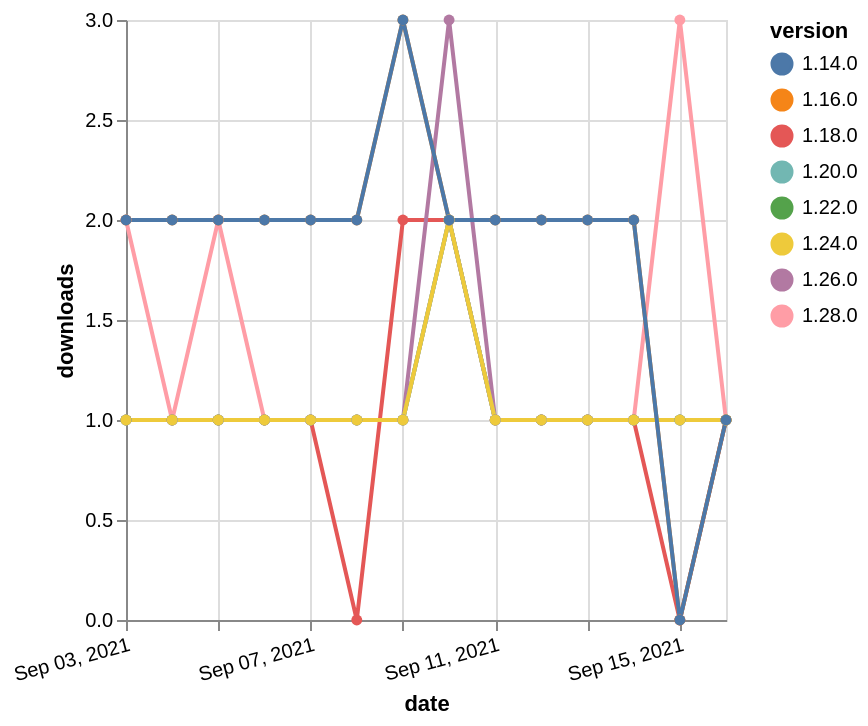

Write a Vega-Lite specification for this figure.
### Vega-Lite specification from a JSON file in a GitHub repository (floating-point values rounded to 4 significant figures)
{"$schema": "https://vega.github.io/schema/vega-lite/v5.json", "description": "A simple bar chart with embedded data.", "data": {"values": [{"date": "2021-09-03", "total": 244, "delta": 1, "version": "1.18.0"}, {"date": "2021-09-04", "total": 245, "delta": 1, "version": "1.18.0"}, {"date": "2021-09-05", "total": 246, "delta": 1, "version": "1.18.0"}, {"date": "2021-09-06", "total": 247, "delta": 1, "version": "1.18.0"}, {"date": "2021-09-07", "total": 248, "delta": 1, "version": "1.18.0"}, {"date": "2021-09-08", "total": 248, "delta": 0, "version": "1.18.0"}, {"date": "2021-09-09", "total": 250, "delta": 2, "version": "1.18.0"}, {"date": "2021-09-10", "total": 252, "delta": 2, "version": "1.18.0"}, {"date": "2021-09-11", "total": 253, "delta": 1, "version": "1.18.0"}, {"date": "2021-09-12", "total": 254, "delta": 1, "version": "1.18.0"}, {"date": "2021-09-13", "total": 255, "delta": 1, "version": "1.18.0"}, {"date": "2021-09-14", "total": 256, "delta": 1, "version": "1.18.0"}, {"date": "2021-09-15", "total": 256, "delta": 0, "version": "1.18.0"}, {"date": "2021-09-16", "total": 257, "delta": 1, "version": "1.18.0"}, {"date": "2021-09-03", "total": 189, "delta": 1, "version": "1.22.0"}, {"date": "2021-09-04", "total": 190, "delta": 1, "version": "1.22.0"}, {"date": "2021-09-05", "total": 191, "delta": 1, "version": "1.22.0"}, {"date": "2021-09-06", "total": 192, "delta": 1, "version": "1.22.0"}, {"date": "2021-09-07", "total": 193, "delta": 1, "version": "1.22.0"}, {"date": "2021-09-08", "total": 194, "delta": 1, "version": "1.22.0"}, {"date": "2021-09-09", "total": 195, "delta": 1, "version": "1.22.0"}, {"date": "2021-09-10", "total": 197, "delta": 2, "version": "1.22.0"}, {"date": "2021-09-11", "total": 198, "delta": 1, "version": "1.22.0"}, {"date": "2021-09-12", "total": 199, "delta": 1, "version": "1.22.0"}, {"date": "2021-09-13", "total": 200, "delta": 1, "version": "1.22.0"}, {"date": "2021-09-14", "total": 201, "delta": 1, "version": "1.22.0"}, {"date": "2021-09-15", "total": 202, "delta": 1, "version": "1.22.0"}, {"date": "2021-09-16", "total": 203, "delta": 1, "version": "1.22.0"}, {"date": "2021-09-03", "total": 122, "delta": 2, "version": "1.28.0"}, {"date": "2021-09-04", "total": 123, "delta": 1, "version": "1.28.0"}, {"date": "2021-09-05", "total": 125, "delta": 2, "version": "1.28.0"}, {"date": "2021-09-06", "total": 126, "delta": 1, "version": "1.28.0"}, {"date": "2021-09-07", "total": 127, "delta": 1, "version": "1.28.0"}, {"date": "2021-09-08", "total": 128, "delta": 1, "version": "1.28.0"}, {"date": "2021-09-09", "total": 129, "delta": 1, "version": "1.28.0"}, {"date": "2021-09-10", "total": 131, "delta": 2, "version": "1.28.0"}, {"date": "2021-09-11", "total": 132, "delta": 1, "version": "1.28.0"}, {"date": "2021-09-12", "total": 133, "delta": 1, "version": "1.28.0"}, {"date": "2021-09-13", "total": 134, "delta": 1, "version": "1.28.0"}, {"date": "2021-09-14", "total": 135, "delta": 1, "version": "1.28.0"}, {"date": "2021-09-15", "total": 138, "delta": 3, "version": "1.28.0"}, {"date": "2021-09-16", "total": 139, "delta": 1, "version": "1.28.0"}, {"date": "2021-09-03", "total": 179, "delta": 1, "version": "1.26.0"}, {"date": "2021-09-04", "total": 180, "delta": 1, "version": "1.26.0"}, {"date": "2021-09-05", "total": 181, "delta": 1, "version": "1.26.0"}, {"date": "2021-09-06", "total": 182, "delta": 1, "version": "1.26.0"}, {"date": "2021-09-07", "total": 183, "delta": 1, "version": "1.26.0"}, {"date": "2021-09-08", "total": 184, "delta": 1, "version": "1.26.0"}, {"date": "2021-09-09", "total": 185, "delta": 1, "version": "1.26.0"}, {"date": "2021-09-10", "total": 188, "delta": 3, "version": "1.26.0"}, {"date": "2021-09-11", "total": 189, "delta": 1, "version": "1.26.0"}, {"date": "2021-09-12", "total": 190, "delta": 1, "version": "1.26.0"}, {"date": "2021-09-13", "total": 191, "delta": 1, "version": "1.26.0"}, {"date": "2021-09-14", "total": 192, "delta": 1, "version": "1.26.0"}, {"date": "2021-09-15", "total": 193, "delta": 1, "version": "1.26.0"}, {"date": "2021-09-16", "total": 194, "delta": 1, "version": "1.26.0"}, {"date": "2021-09-03", "total": 201, "delta": 1, "version": "1.20.0"}, {"date": "2021-09-04", "total": 202, "delta": 1, "version": "1.20.0"}, {"date": "2021-09-05", "total": 203, "delta": 1, "version": "1.20.0"}, {"date": "2021-09-06", "total": 204, "delta": 1, "version": "1.20.0"}, {"date": "2021-09-07", "total": 205, "delta": 1, "version": "1.20.0"}, {"date": "2021-09-08", "total": 206, "delta": 1, "version": "1.20.0"}, {"date": "2021-09-09", "total": 207, "delta": 1, "version": "1.20.0"}, {"date": "2021-09-10", "total": 209, "delta": 2, "version": "1.20.0"}, {"date": "2021-09-11", "total": 210, "delta": 1, "version": "1.20.0"}, {"date": "2021-09-12", "total": 211, "delta": 1, "version": "1.20.0"}, {"date": "2021-09-13", "total": 212, "delta": 1, "version": "1.20.0"}, {"date": "2021-09-14", "total": 213, "delta": 1, "version": "1.20.0"}, {"date": "2021-09-15", "total": 214, "delta": 1, "version": "1.20.0"}, {"date": "2021-09-16", "total": 215, "delta": 1, "version": "1.20.0"}, {"date": "2021-09-03", "total": 2259, "delta": 2, "version": "1.16.0"}, {"date": "2021-09-04", "total": 2261, "delta": 2, "version": "1.16.0"}, {"date": "2021-09-05", "total": 2263, "delta": 2, "version": "1.16.0"}, {"date": "2021-09-06", "total": 2265, "delta": 2, "version": "1.16.0"}, {"date": "2021-09-07", "total": 2267, "delta": 2, "version": "1.16.0"}, {"date": "2021-09-08", "total": 2269, "delta": 2, "version": "1.16.0"}, {"date": "2021-09-09", "total": 2272, "delta": 3, "version": "1.16.0"}, {"date": "2021-09-10", "total": 2274, "delta": 2, "version": "1.16.0"}, {"date": "2021-09-11", "total": 2276, "delta": 2, "version": "1.16.0"}, {"date": "2021-09-12", "total": 2278, "delta": 2, "version": "1.16.0"}, {"date": "2021-09-13", "total": 2280, "delta": 2, "version": "1.16.0"}, {"date": "2021-09-14", "total": 2282, "delta": 2, "version": "1.16.0"}, {"date": "2021-09-15", "total": 2282, "delta": 0, "version": "1.16.0"}, {"date": "2021-09-16", "total": 2283, "delta": 1, "version": "1.16.0"}, {"date": "2021-09-03", "total": 163, "delta": 1, "version": "1.24.0"}, {"date": "2021-09-04", "total": 164, "delta": 1, "version": "1.24.0"}, {"date": "2021-09-05", "total": 165, "delta": 1, "version": "1.24.0"}, {"date": "2021-09-06", "total": 166, "delta": 1, "version": "1.24.0"}, {"date": "2021-09-07", "total": 167, "delta": 1, "version": "1.24.0"}, {"date": "2021-09-08", "total": 168, "delta": 1, "version": "1.24.0"}, {"date": "2021-09-09", "total": 169, "delta": 1, "version": "1.24.0"}, {"date": "2021-09-10", "total": 171, "delta": 2, "version": "1.24.0"}, {"date": "2021-09-11", "total": 172, "delta": 1, "version": "1.24.0"}, {"date": "2021-09-12", "total": 173, "delta": 1, "version": "1.24.0"}, {"date": "2021-09-13", "total": 174, "delta": 1, "version": "1.24.0"}, {"date": "2021-09-14", "total": 175, "delta": 1, "version": "1.24.0"}, {"date": "2021-09-15", "total": 176, "delta": 1, "version": "1.24.0"}, {"date": "2021-09-16", "total": 177, "delta": 1, "version": "1.24.0"}, {"date": "2021-09-03", "total": 2269, "delta": 2, "version": "1.14.0"}, {"date": "2021-09-04", "total": 2271, "delta": 2, "version": "1.14.0"}, {"date": "2021-09-05", "total": 2273, "delta": 2, "version": "1.14.0"}, {"date": "2021-09-06", "total": 2275, "delta": 2, "version": "1.14.0"}, {"date": "2021-09-07", "total": 2277, "delta": 2, "version": "1.14.0"}, {"date": "2021-09-08", "total": 2279, "delta": 2, "version": "1.14.0"}, {"date": "2021-09-09", "total": 2282, "delta": 3, "version": "1.14.0"}, {"date": "2021-09-10", "total": 2284, "delta": 2, "version": "1.14.0"}, {"date": "2021-09-11", "total": 2286, "delta": 2, "version": "1.14.0"}, {"date": "2021-09-12", "total": 2288, "delta": 2, "version": "1.14.0"}, {"date": "2021-09-13", "total": 2290, "delta": 2, "version": "1.14.0"}, {"date": "2021-09-14", "total": 2292, "delta": 2, "version": "1.14.0"}, {"date": "2021-09-15", "total": 2292, "delta": 0, "version": "1.14.0"}, {"date": "2021-09-16", "total": 2293, "delta": 1, "version": "1.14.0"}]}, "width": "container", "mark": {"type": "line", "point": {"filled": true}}, "encoding": {"x": {"field": "date", "type": "temporal", "timeUnit": "yearmonthdate", "title": "date", "axis": {"labelAngle": -15}}, "y": {"field": "delta", "type": "quantitative", "title": "downloads"}, "color": {"field": "version", "type": "nominal"}, "tooltip": {"field": "delta"}}}
